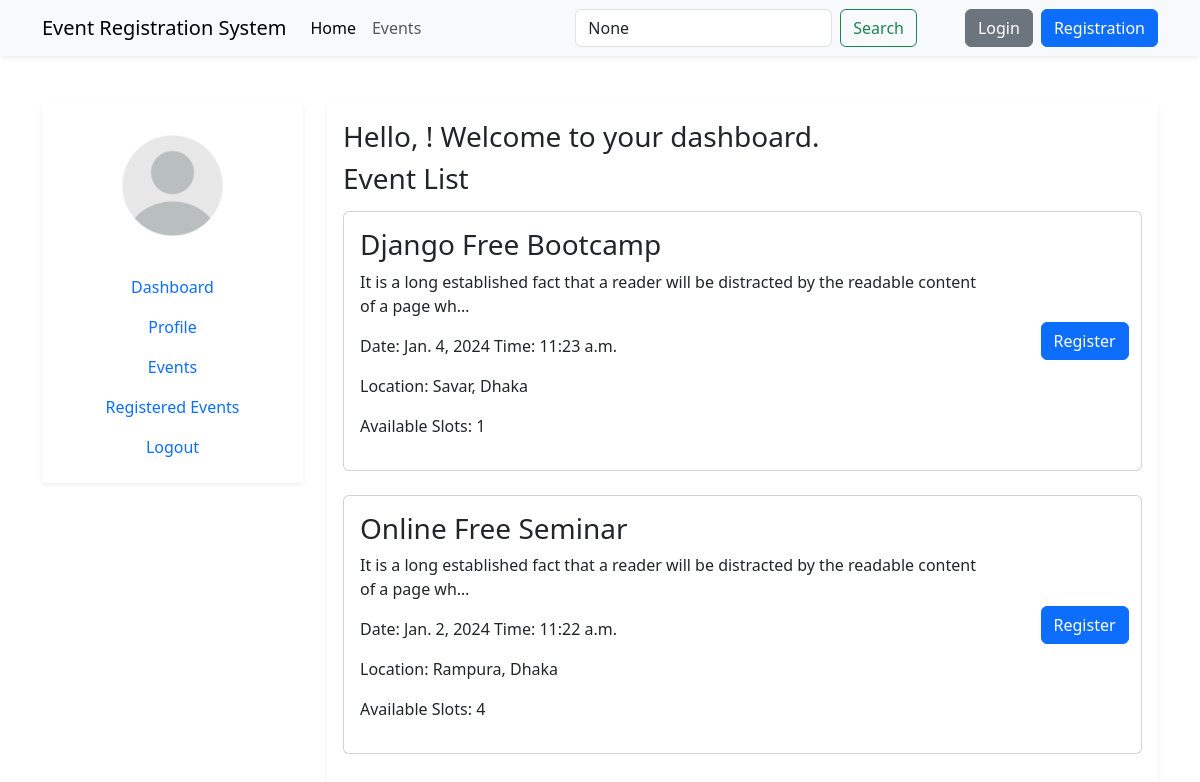
The app's page /events/, older data.
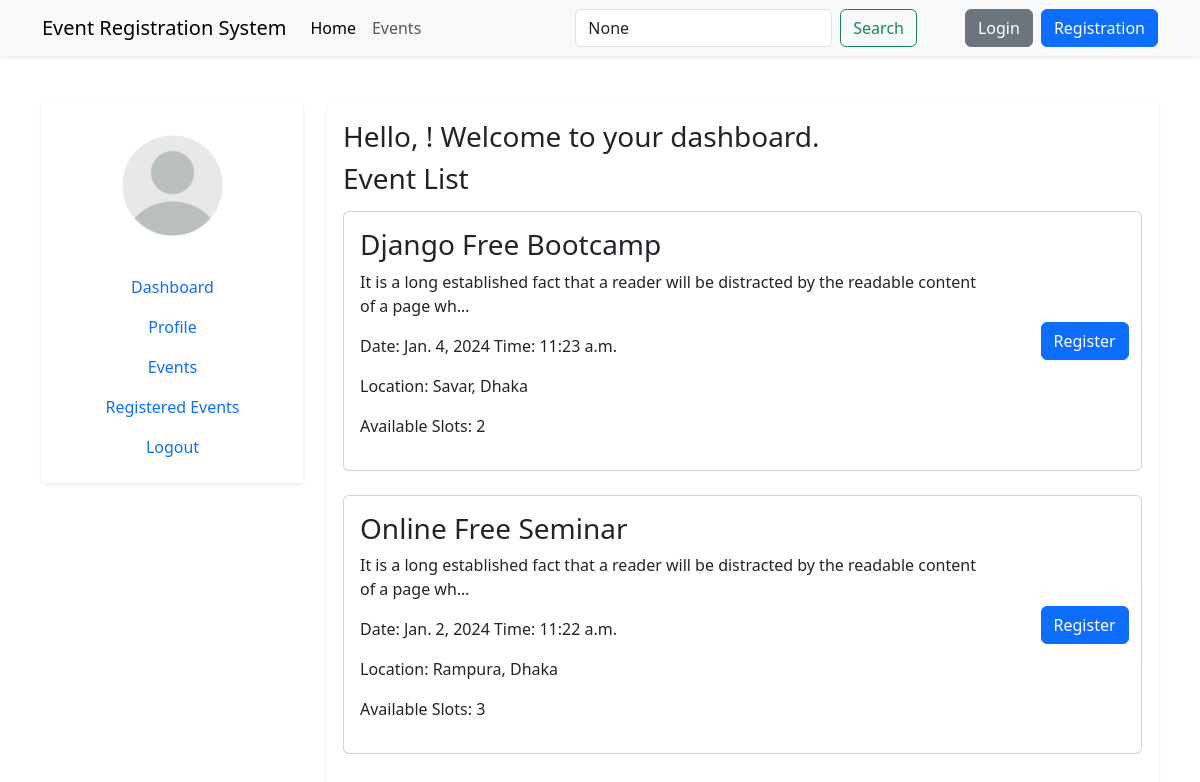
The same page, newer data.
### event/models.py (models this page shows, shortened)
class Event(models.Model):
    title = models.CharField(max_length=255)
    description = models.TextField()
    date = models.DateField()
    time = models.TimeField()
    location_name = models.CharField(max_length=255)
    available_slots = models.PositiveIntegerField()
    created_at = models.DateTimeField(auto_now_add=True)
    updated_at = models.DateTimeField(auto_now=True)
    class Meta:
        ordering = ['-date', 'time']

### event/views.py (the view)
# urls.py: path('events/', views.event_list, name='event_list'),
def event_list(request):
    query = request.GET.get('q')
    if query:
        events = Event.objects.filter(
            Q(title__icontains=query) |
            Q(description__icontains=query) |
            Q(location_name__icontains=query)
        )
    else:
        events = Event.objects.all()
    return render(request, 'events/event_list.html', {'events': events, 'query': query})

### templates/events/event_list.html (shortened to what this page needs)
{% extends "accounts/dashboard.html" %}
{% block dashboard %}
<section id="event_list">
    <h3 class="mb-3">Event List</h3>
    <div class="row">
        {% for event in events %}
            <div class="col-12 mb-4">
                <div class="card">
                   <div class="row justify-content-center align-items-center">
                    <div class="col-10">
                        <div class="card-body">
                            <h3 class="card-title">{{ event.title }}</h3>
                            <p class="card-text">{{ event.description|truncatechars_html:100 }}</p>
                            <p>Date: {{ event.date }} Time: {{ event.time }}</p>
                            <p>Location: {{ event.location_name }}</p>
                            <p>Available Slots: {{ event.available_slots }}</p>
                        </div>
                    </div>
                    <div class="col-2">
                        <div class="d-flex justify-content-center">
                            {% if request.user in e %}
                                <a href="{% url 'events:unregister_for_event' event.id %}" class="btn btn-danger">Unregister</a>
                            {% else %}
                                <a href="{% url 'events:register_for_event' event.id %}" class="btn btn-primary">Register</a>
                            {% endif %}
                        </div>
                    </div>
                   </div>
                </div>
            </div>
        {% endfor %}
    </div>
</section>
{% endblock dashboard %}

Row changes from the older to the newer data that the page shows:
changed Event "Django Free Bootcamp": available_slots "1" → "2"
changed Event "Online Free Seminar": available_slots "4" → "3"
